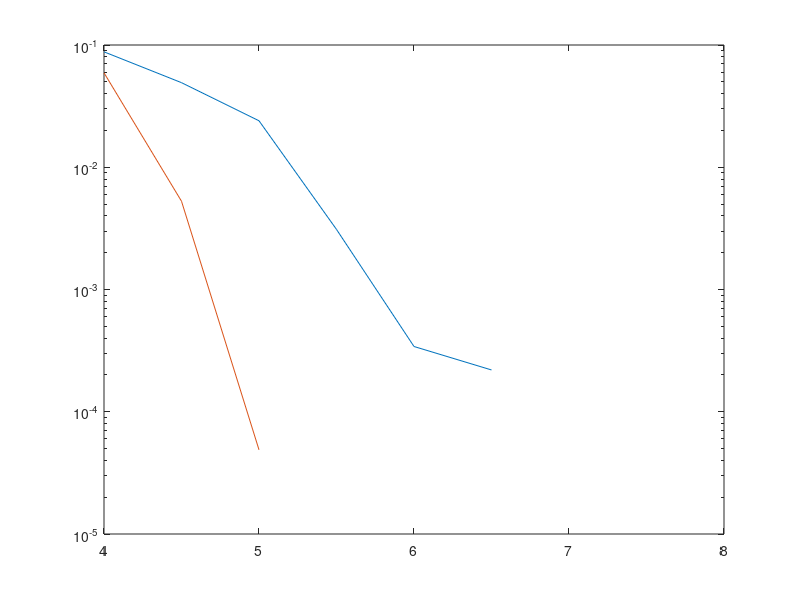

Reproduce this figure in MATLAB. (Note: this script raises an error after producing the figure.)
% Just Repetition with BPSK modulation: BER_BPSK

BER_BPSK_Iter1 = 10.^(-1*[1.055937e+00 1.308085e+00 1.619806e+00 2.508556e+00 3.466232e+00 3.658117e+00 inf inf inf]);
BER_BPSK_Iter2 = 10.^(-1*[1.227469e+00 2.277906e+00 4.311330e+00 inf          inf          inf          inf inf inf]);
BER_BPSK_Iter3 = 10.^(-1*[1.406885e+00 inf inf inf          inf          inf          inf inf inf]);
figure()
EbNo = [4:0.5:8];
semilogy(EbNo,BER_BPSK_Iter1,EbNo,BER_BPSK_Iter2,EbNo,BER_BPSK_Iter3)

BER_LLR_Iter1 = 10.^(-1*BER_LLR(5:10:85));
BER_LLR_Iter2 = 10.^(-1*BER_LLR(6:10:86));
BER_LLR_Iter3 = 10.^(-1*BER_LLR(7:10:87));

hold on,
semilogy(EbNo,BER_LLR_Iter1,EbNo,BER_LLR_Iter2,EbNo,BER_LLR_Iter3)